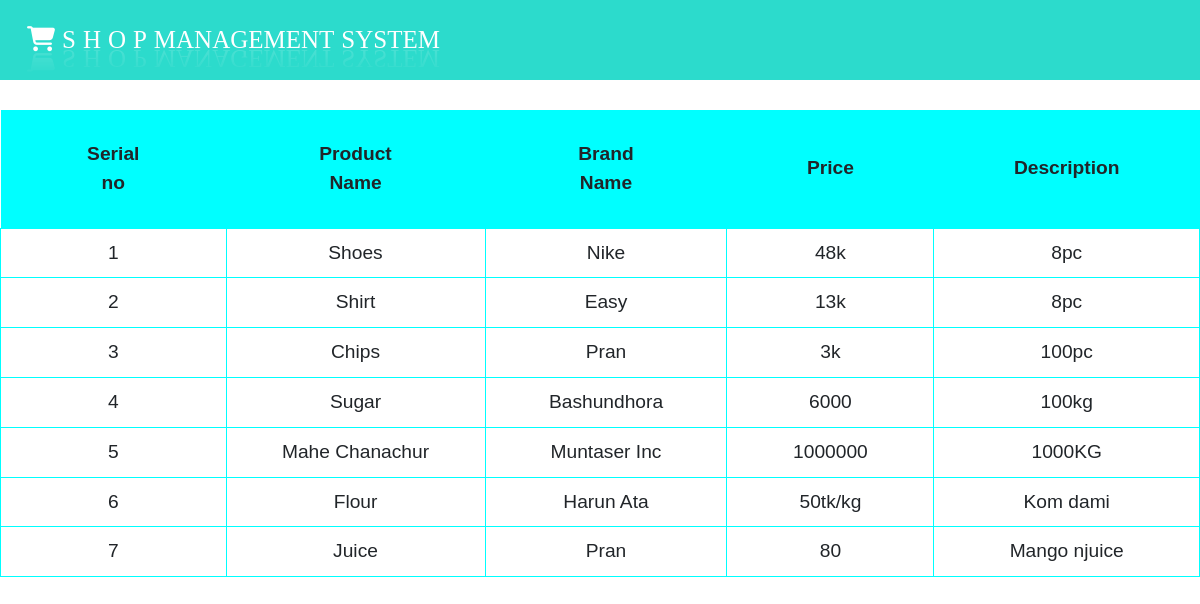
The app's page /product/ with its own data.
### users/models.py (models this page shows)
class Item(models.Model):
    name=models.CharField(max_length=100,default='Juice')
    brandname=models.CharField(max_length=30,default='Pran')
    price=models.CharField(max_length=20,default='50')
    describe=models.CharField(max_length=100,default='String')

### users/views.py (the view)
# urls.py: path('product/',product,name='product'),
def product(request):
    item_list=Item.objects.all()
    context={
        'item_list':item_list
    }
    return render(request,'users/product.html',context)

### users/templates/users/product.html (shortened to what this page needs)
{% extends "users/base.html" %}
{% block content %}
<div class="product2">
    <div>
        <table class="tab-2">
            <thead>
                <tr>
                    <th>Serial no</th>
                    <th>Product Name</th>
                    <th>Brand Name</th>
                    <th>Price</th>
                    <th>Description</th>
                </tr>
            </thead>
            <tbody>
                {% for i in item_list %}
                <tr>
                    <td>{{forloop.counter}}</td>
                    <td>{{i.name}}</td>
                    <td>{{i.brandname}}</td>
                    <td>{{i.price}}</td>
                    <td>{{i.describe}}</td>
                </tr>
                {% endfor %}
            </tbody>
        </table>
    </div>
</div>
{% endblock content %}

### users/templates/users/base.html (shortened to what this page needs)
{% load static %}
<!DOCTYPE html>
<html lang="en">
  <head>
    <link rel="stylesheet" href="https://maxcdn.bootstrapcdn.com/bootstrap/4.0.0/css/bootstrap.min.css">
    <link rel="stylesheet" href="https://use.fontawesome.com/releases/v5.8.2/css/all.css">
    <link rel="stylesheet" href="{% static 'css/home.css' %}" />
  </head>
  <body>
  <div class="home">
    <div class="waviy" style="padding-left: 27px;">
      <i class="fa-solid fa-cart-shopping" style="color: white;"></i>
      <span style="--i:1">S</span>
      <span style="--i:2">H</span>
      <span style="--i:3">O</span>
      <span style="--i:4">P</span>
      <span style="--i:5">Management</span>
      <span style="--i:6">System</span>
     </div>
  </div>
     {% block content %}{% endblock %}
  </body>
</html>

### static/css/home.css (style rules this page uses)
* { margin: 0; padding: 0; font-family:Arial, Helvetica, sans-serif; }
.home { background-color: rgb(44, 219, 204); display: flex; align-items: center; min-height: 10vh; }
.waviy { position: relative; -webkit-box-reflect: below -20px linear-gradient(transparent, rgba(0,0,0,.2)); font-size: 25px; }
.waviy span { font-family: 'Alfa Slab One', cursive; position: relative; display: inline-block; color: #fff; text-transform: uppercase; animation: waviy 2s infinite; animation-delay: calc(.1s * var(--i)); }
.product2 { margin-top: 30px; display: grid; justify-content: center; }
.tab-2 { font-size: larger; width: 100%; }
.tab-2 thead tr th { border: 1px none black; padding: 30px 80px 30px 80px; text-align: center; background-color: aqua; }
.tab-2 tbody tr td { border: 1px solid aqua; padding: 10px; text-align: center; }

### records on screen
Item: name "Shoes", brandname "Nike", price "48k", describe "8pc"
Item: name "Shirt", brandname "Easy", price "13k", describe "8pc"
Item: name "Chips", brandname "Pran", price "3k", describe "100pc"
Item: name "Sugar", brandname "Bashundhora", price "6000", describe "100kg"
Item: name "Mahe Chanachur", brandname "Muntaser Inc", price "1000000", describe "1000KG"
Item: name "Flour", brandname "Harun Ata", price "50tk/kg", describe "Kom dami"
Item: name "Juice", brandname "Pran", price "80", describe "Mango njuice"
